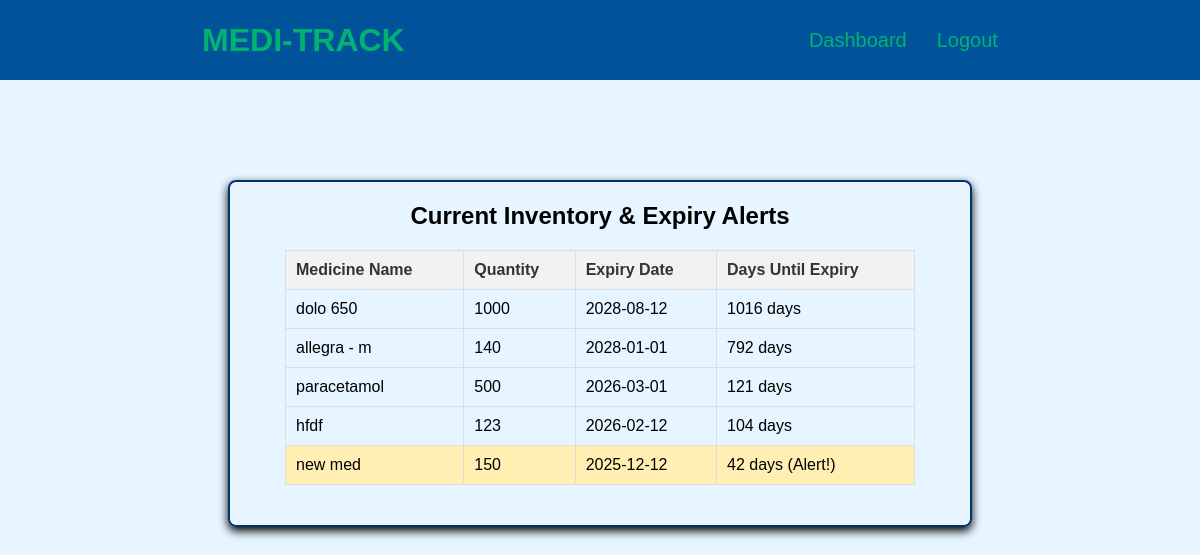
The page /display_stock (signed in) on the database as committed earlier.
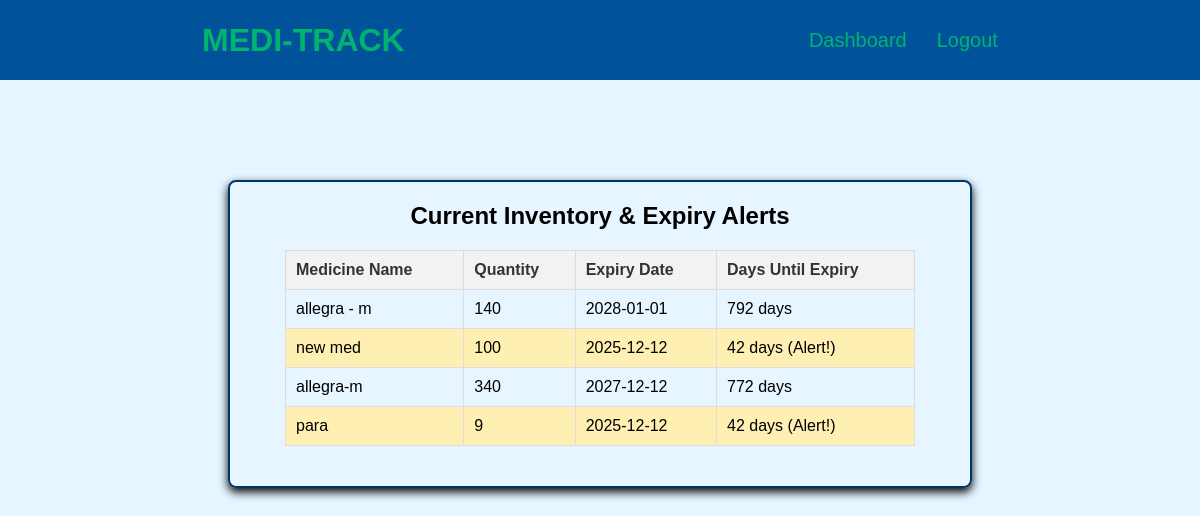
The same page on the database as committed later.
### app.py (models this page shows)
class Medicine(db.Model):
    id = db.Column(db.Integer, primary_key=True)
    name = db.Column(db.String(200), nullable=False)
    quantity = db.Column(db.Integer, nullable=False)
    expiry_date = db.Column(db.String(50), nullable=False)
    owner_id = db.Column(db.Integer, db.ForeignKey('owner.id'), nullable=False)
    owner = db.relationship('Owner', backref=db.backref('medicines', lazy=True))

### app.py (the view)
@app.route('/display_stock')
def display_stock():
    if 'user_id' not in session:
        return redirect(url_for('login'))
    message = delete_expired_stock(session['user_id'])
    if message:
        flash(message, 'info')
    alert_type = request.args.get('alert') # Get the alert parameter from the URL
    medicines = Medicine.query.filter_by(owner_id=session['user_id']).all()
    today = datetime.now().date()
    filtered_medicines = []
    LOW_STOCK_THRESHOLD = 10 # Must match the threshold used in get_dashboard_alerts
    for medicine in medicines:
        is_expiring = False
        is_low_stock = medicine.quantity <= LOW_STOCK_THRESHOLD
        try:
            expiry = datetime.strptime(medicine.expiry_date, '%Y-%m-%d').date()
            days_until_expiry = (expiry - today).days
            medicine.alert_class = ''
            if days_until_expiry <= 0:
                medicine.alert_class = 'expired'
                is_expiring = True
            elif days_until_expiry <= 90:
                medicine.alert_class = 'expiring-soon'
                is_expiring = True
            medicine.days_until_expiry = days_until_expiry
        except ValueError:
            medicine.alert_class = 'date-error'
            medicine.days_until_expiry = 'N/A'
        if alert_type == 'expiry' and is_expiring:
            filtered_medicines.append(medicine)
        elif alert_type == 'low_stock' and is_low_stock:
            filtered_medicines.append(medicine)
        elif not alert_type:
            filtered_medicines.append(medicine)
    flashed_messages = get_flashed_messages(with_categories=True)
    return render_template('display_stock.html', medicines=filtered_medicines, messages=flashed_messages)

### app.py (called while the page is built)
def delete_expired_stock(owner_id):
    today = datetime.now().date()
    medicines = Medicine.query.filter_by(owner_id=owner_id).all()
    deleted_count = 0
    for medicine in medicines:
        try:
            expiry = datetime.strptime(medicine.expiry_date, '%Y-%m-%d').date()
            if expiry <= today:
                db.session.delete(medicine)
                deleted_count += 1
        except ValueError:
            continue
    if deleted_count > 0:
        db.session.commit()
        return f'{deleted_count} expired medicine(s) have been automatically removed from your stock.'
    return None # Returns None if no items were deleted

### templates/display_stock.html (shortened to what this page needs)
<!DOCTYPE html>
<html lang="en">
<head>
    <link rel="stylesheet" href="{{ url_for('static', filename='style.css') }}">
</head>
<body>
    <header>
        <nav>
            <div class="left">MEDI-TRACK</div>
            <div class="right">
                <ul>
                    <li><a href="{{ url_for('dashboard') }}">Dashboard</a></li>
                    <li><a href="{{ url_for('logout') }}">Logout</a></li>
                </ul>
            </div>
        </nav>
    </header>
    <main>
        <div class="form-container">
            <h2>Current Inventory & Expiry Alerts</h2>
            <table class="inventory-table">
                <thead>
                    <tr>
                        <th>Medicine Name</th>
                        <th>Quantity</th>
                        <th>Expiry Date</th>
                        <th>Days Until Expiry</th>
                    </tr>
                </thead>
                <tbody>
                    {% for medicine in medicines %}
                    <tr class="{{ medicine.alert_class }}">
                        <td>{{ medicine.name }}</td>
                        <td>{{ medicine.quantity }}</td>
                        <td>{{ medicine.expiry_date }}</td>
                        <td>
                            {% if medicine.days_until_expiry == 0 %}
                                EXPIRES TODAY!
                            {% elif medicine.days_until_expiry < 0 %}
                                **EXPIRED** ({{ -medicine.days_until_expiry }} days ago)
                            {% elif medicine.days_until_expiry <= 90 %}
                                {{ medicine.days_until_expiry }} days (Alert!)
                            {% else %}
                                {{ medicine.days_until_expiry }} days
                            {% endif %}
                        </td>
                    </tr>
                    {% endfor %}
                </tbody>
            </table>
        </div>
    </main>
</body>
</html>

### static/style.css (style rules this page uses)
* { margin: 0px; padding: 0px; }
body { background-color: #e6f5ff; font-family: 'Poppins', sans-serif; }
nav { display: flex; justify-content: space-around; align-items: center; height: 80px; background-color: #00529B; }
nav ul { display: flex; justify-content: center; gap: 30px; transition: color 0.3s ease; }
nav ul li { list-style: none; }
nav ul a { text-decoration: none; color: #00B470; transition: color 0.3s ease; font-size: 1.25rem; font-weight: 100 }
.left { color: #00B470; font-size: 2rem; font-weight: 600; }
.form-container { display: flex; justify-content: center; align-items: center; border: 2px solid #003366; padding: 20px; max-width: 700px; margin: auto; border-radius: 8px; flex-direction: column; margin-top: 100px; box-shadow: 0 4px 10px; }

### templates/display_stock.html (style rules this page uses)
.inventory-table { width: 90%; margin: 20px auto; border-collapse: collapse; }
.inventory-table th, .inventory-table td { border: 1px solid #ddd; padding: 10px; text-align: left; }
.inventory-table th { background-color: #f2f2f2; color: #333; }
.expiring-soon { background-color: #ffefb3; }

Rows that differ between the two databases and show on the page:
removed Medicine: name "dolo 650", quantity "1000", expiry_date "2028-08-12", days_until_expiry "1016"
removed Medicine: name "paracetamol", quantity "500", expiry_date "2026-03-01", days_until_expiry "121"
removed Medicine: name "hfdf", quantity "123", expiry_date "2026-02-12", days_until_expiry "104"
changed Medicine "new med": quantity "150" → "100"
added Medicine: name "allegra-m", quantity "340", expiry_date "2027-12-12", days_until_expiry "772"
added Medicine: name "para", quantity "9", expiry_date "2025-12-12", days_until_expiry "42"
